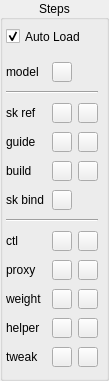
    <widget class="QGroupBox" name="groupBox_3">
     <property name="geometry">
      <rect>
       <x>115</x>
       <y>62</y>
       <width>109</width>
       <height>381</height>
      </rect>
     </property>
     <property name="title">
      <string>Steps</string>
     </property>
     <property name="alignment">
      <set>Qt::AlignCenter</set>
     </property>
     <property name="flat">
      <bool>true</bool>
     </property>
     <widget class="QCheckBox" name="loadLatest_CB">
      <property name="geometry">
       <rect>
        <x>6</x>
        <y>28</y>
        <width>91</width>
        <height>17</height>
       </rect>
      </property>
      <property name="toolTip">
       <string>Left</string>
      </property>
      <property name="text">
       <string>Auto Load</string>
      </property>
      <property name="checked">
       <bool>true</bool>
      </property>
     </widget>
     <widget class="QWidget" name="verticalLayoutWidget_3">
      <property name="geometry">
       <rect>
        <x>0</x>
        <y>50</y>
        <width>101</width>
        <height>331</height>
       </rect>
      </property>
      <layout class="QVBoxLayout" name="verticalLayout_3">
       <property name="spacing">
        <number>1</number>
       </property>
       <property name="leftMargin">
        <number>6</number>
       </property>
       <property name="rightMargin">
        <number>3</number>
       </property>
       <item>
        <layout class="QHBoxLayout" name="model_LO">
         <property name="spacing">
          <number>6</number>
         </property>
         <property name="sizeConstraint">
          <enum>QLayout::SetDefaultConstraint</enum>
         </property>
         <property name="leftMargin">
          <number>0</number>
         </property>
         <property name="topMargin">
          <number>4</number>
         </property>
         <property name="rightMargin">
          <number>0</number>
         </property>
         <property name="bottomMargin">
          <number>0</number>
         </property>
         <item>
          <widget class="QLabel" name="label_11">
           <property name="minimumSize">
            <size>
             <width>30</width>
             <height>0</height>
            </size>
           </property>
           <property name="maximumSize">
            <size>
             <width>9999</width>
             <height>16777215</height>
            </size>
           </property>
           <property name="text">
            <string>model</string>
           </property>
          </widget>
         </item>
         <item>
          <widget class="QPushButton" name="loadModel_BN">
           <property name="enabled">
            <bool>true</bool>
           </property>
           <property name="minimumSize">
            <size>
             <width>0</width>
             <height>0</height>
            </size>
           </property>
           <property name="maximumSize">
            <size>
             <width>20</width>
             <height>20</height>
            </size>
           </property>
           <property name="font">
            <font>
             <family>Segoe UI</family>
             <pointsize>8</pointsize>
             <weight>50</weight>
             <bold>false</bold>
            </font>
           </property>
           <property name="toolTip">
            <string>Load Model</string>
           </property>
           <property name="styleSheet">
            <string notr="true"/>
           </property>
           <property name="text">
            <string/>
           </property>
          </widget>
         </item>
         <item>
          <widget class="QLabel" name="label_18">
           <property name="minimumSize">
            <size>
             <width>0</width>
             <height>0</height>
            </size>
           </property>
           <property name="maximumSize">
            <size>
             <width>20</width>
             <height>20</height>
            </size>
           </property>
           <property name="text">
            <string/>
           </property>
           <property name="alignment">
            <set>Qt::AlignCenter</set>
           </property>
          </widget>
         </item>
        </layout>
       </item>
       <item>
        <widget class="Line" name="line_2">
         <property name="sizePolicy">
          <sizepolicy hsizetype="Minimum" vsizetype="Fixed">
           <horstretch>0</horstretch>
           <verstretch>0</verstretch>
          </sizepolicy>
         </property>
         <property name="maximumSize">
          <size>
           <width>16777215</width>
           <height>16777215</height>
          </size>
         </property>
         <property name="orientation">
          <enum>Qt::Horizontal</enum>
         </property>
        </widget>
       </item>
       <item>
        <layout class="QHBoxLayout" name="model_LO_6">
         <property name="spacing">
          <number>6</number>
         </property>
         <property name="sizeConstraint">
          <enum>QLayout::SetDefaultConstraint</enum>
         </property>
         <property name="leftMargin">
          <number>0</number>
         </property>
         <property name="topMargin">
          <number>0</number>
         </property>
         <property name="rightMargin">
          <number>0</number>
         </property>
         <property name="bottomMargin">
          <number>0</number>
         </property>
         <item>
          <widget class="QLabel" name="label_17">
           <property name="minimumSize">
            <size>
             <width>30</width>
             <height>0</height>
            </size>
           </property>
           <property name="maximumSize">
            <size>
             <width>9999</width>
             <height>16777215</height>
            </size>
           </property>
           <property name="text">
            <string>sk ref</string>
           </property>
          </widget>
         </item>
         <item>
          <widget class="QPushButton" name="loadRef_BN">
           <property name="minimumSize">
            <size>
             <width>0</width>
             <height>0</height>
            </size>
           </property>
           <property name="maximumSize">
            <size>
             <width>20</width>
             <height>20</height>
            </size>
           </property>
           <property name="font">
            <font>
             <family>Segoe UI</family>
             <pointsize>8</pointsize>
             <weight>50</weight>
             <bold>false</bold>
             <kerning>true</kerning>
            </font>
           </property>
           <property name="toolTip">
            <string>Load skeleton reference</string>
           </property>
           <property name="layoutDirection">
            <enum>Qt::LeftToRight</enum>
           </property>
           <property name="text">
            <string/>
           </property>
           <property name="flat">
            <bool>false</bool>
           </property>
          </widget>
         </item>
         <item>
          <widget class="QPushButton" name="saveRef_BN">
           <property name="minimumSize">
            <size>
             <width>0</width>
             <height>0</height>
            </size>
           </property>
           <property name="maximumSize">
            <size>
             <width>20</width>
             <height>20</height>
            </size>
           </property>
           <property name="font">
            <font>
             <family>Segoe UI</family>
             <pointsize>8</pointsize>
             <weight>50</weight>
             <bold>false</bold>
            </font>
           </property>
           <property name="toolTip">
            <string>Save skeleton reference</string>
           </property>
           <property name="text">
            <string/>
           </property>
          </widget>
         </item>
        </layout>
       </item>
       <item>
        <layout class="QHBoxLayout" name="model_LO_2">
         <property name="spacing">
          <number>6</number>
         </property>
         <property name="sizeConstraint">
          <enum>QLayout::SetDefaultConstraint</enum>
         </property>
         <property name="leftMargin">
          <number>0</number>
         </property>
         <property name="topMargin">
          <number>0</number>
         </property>
         <property name="rightMargin">
          <number>0</number>
         </property>
         <property name="bottomMargin">
          <number>0</number>
         </property>
         <item>
          <widget class="QLabel" name="label_14">
           <property name="minimumSize">
            <size>
             <width>30</width>
             <height>0</height>
            </size>
           </property>
           <property name="maximumSize">
            <size>
             <width>9999</width>
             <height>16777215</height>
            </size>
           </property>
           <property name="text">
            <string>guide</string>
           </property>
          </widget>
         </item>
         <item>
          <widget class="QPushButton" name="loadTemplate_BN">
           <property name="minimumSize">
            <size>
             <width>0</width>
             <height>0</height>
            </size>
           </property>
           <property name="maximumSize">
            <size>
             <width>20</width>
             <height>20</height>
            </size>
           </property>
           <property name="font">
            <font>
             <family>Segoe UI</family>
             <pointsize>8</pointsize>
             <weight>50</weight>
             <bold>false</bold>
             <kerning>true</kerning>
            </font>
           </property>
           <property name="toolTip">
            <string>Load Guide Template</string>
           </property>
           <property name="layoutDirection">
            <enum>Qt::LeftToRight</enum>
           </property>
           <property name="text">
            <string/>
           </property>
           <property name="flat">
            <bool>false</bool>
           </property>
          </widget>
         </item>
         <item>
          <widget class="QPushButton" name="saveTemplate_BN">
           <property name="minimumSize">
            <size>
             <width>0</width>
             <height>0</height>
            </size>
           </property>
           <property name="maximumSize">
            <size>
             <width>20</width>
             <height>20</height>
            </size>
           </property>
           <property name="font">
            <font>
             <family>Segoe UI</family>
             <pointsize>8</pointsize>
             <weight>50</weight>
             <bold>false</bold>
            </font>
           </property>
           <property name="toolTip">
            <string>Save Guide Template</string>
           </property>
           <property name="text">
            <string/>
           </property>
          </widget>
         </item>
        </layout>
       </item>
       <item>
        <layout class="QHBoxLayout" name="model_LO_3">
         <property name="spacing">
          <number>6</number>
         </property>
         <property name="sizeConstraint">
          <enum>QLayout::SetDefaultConstraint</enum>
         </property>
         <property name="leftMargin">
          <number>0</number>
         </property>
         <property name="topMargin">
          <number>0</number>
         </property>
         <property name="rightMargin">
          <number>0</number>
         </property>
         <property name="bottomMargin">
          <number>0</number>
         </property>
         <item>
          <widget class="QLabel" name="label_13">
           <property name="minimumSize">
            <size>
             <width>30</width>
             <height>0</height>
            </size>
           </property>
           <property name="maximumSize">
            <size>
             <width>9999</width>
             <height>16777215</height>
            </size>
           </property>
           <property name="text">
            <string>build</string>
           </property>
          </widget>
         </item>
         <item>
          <widget class="QPushButton" name="buildAll_BN">
           <property name="minimumSize">
            <size>
             <width>0</width>
             <height>0</height>
            </size>
           </property>
           <property name="maximumSize">
            <size>
             <width>20</width>
             <height>20</height>
            </size>
           </property>
           <property name="font">
            <font>
             <family>Segoe UI</family>
             <pointsize>8</pointsize>
             <weight>50</weight>
             <bold>false</bold>
             <kerning>true</kerning>
            </font>
           </property>
           <property name="toolTip">
            <string>Run Rig Build</string>
           </property>
           <property name="layoutDirection">
            <enum>Qt::LeftToRight</enum>
           </property>
           <property name="styleSheet">
            <string notr="true"/>
           </property>
           <property name="text">
            <string/>
           </property>
           <property name="flat">
            <bool>false</bool>
           </property>
          </widget>
         </item>
         <item>
          <widget class="QPushButton" name="unbuildAll_BN">
           <property name="minimumSize">
            <size>
             <width>0</width>
             <height>0</height>
            </size>
           </property>
           <property name="maximumSize">
            <size>
             <width>20</width>
             <height>20</height>
            </size>
           </property>
           <property name="font">
            <font>
             <family>Segoe UI</family>
             <pointsize>8</pointsize>
             <weight>50</weight>
             <bold>false</bold>
             <kerning>true</kerning>
            </font>
           </property>
           <property name="toolTip">
            <string>Un-Build Rig</string>
           </property>
           <property name="layoutDirection">
            <enum>Qt::LeftToRight</enum>
           </property>
           <property name="styleSheet">
            <string notr="true"/>
           </property>
           <property name="text">
            <string/>
           </property>
           <property name="flat">
            <bool>false</bool>
           </property>
          </widget>
         </item>
        </layout>
       </item>
       <item>
        <layout class="QHBoxLayout" name="model_LO_11">
         <property name="spacing">
          <number>6</number>
         </property>
         <property name="sizeConstraint">
          <enum>QLayout::SetDefaultConstraint</enum>
         </property>
         <property name="leftMargin">
          <number>0</number>
         </property>
         <property name="topMargin">
          <number>0</number>
         </property>
         <property name="rightMargin">
          <number>0</number>
         </property>
         <property name="bottomMargin">
          <number>0</number>
         </property>
         <item>
          <widget class="QLabel" name="label_19">
           <property name="minimumSize">
            <size>
             <width>30</width>
             <height>0</height>
            </size>
           </property>
           <property name="maximumSize">
            <size>
             <width>9999</width>
             <height>16777215</height>
            </size>
           </property>
           <property name="text">
            <string>sk bind</string>
           </property>
          </widget>
         </item>
         <item>
          <widget class="QPushButton" name="boneAutoBind_BN">
           <property name="enabled">
            <bool>true</bool>
           </property>
           <property name="minimumSize">
            <size>
             <width>0</width>
             <height>0</height>
            </size>
           </property>
           <property name="maximumSize">
            <size>
             <width>20</width>
             <height>20</height>
            </size>
           </property>
           <property name="font">
            <font>
             <family>Segoe UI</family>
             <pointsize>8</pointsize>
             <weight>50</weight>
             <bold>false</bold>
            </font>
           </property>
           <property name="toolTip">
            <string>Run Auto Bind Skeleton</string>
           </property>
           <property name="styleSheet">
            <string notr="true"/>
           </property>
           <property name="text">
            <string/>
           </property>
          </widget>
         </item>
         <item>
          <widget class="QLabel" name="label_26">
           <property name="minimumSize">
            <size>
             <width>0</width>
             <height>0</height>
            </size>
           </property>
           <property name="maximumSize">
            <size>
             <width>20</width>
             <height>20</height>
            </size>
           </property>
           <property name="text">
            <string/>
           </property>
           <property name="alignment">
            <set>Qt::AlignCenter</set>
           </property>
          </widget>
         </item>
        </layout>
       </item>
       <item>
        <widget class="Line" name="line_3">
         <property name="orientation">
          <enum>Qt::Horizontal</enum>
         </property>
        </widget>
       </item>
       <item>
        <layout class="QHBoxLayout" name="model_LO_4">
         <property name="spacing">
          <number>6</number>
         </property>
         <property name="sizeConstraint">
          <enum>QLayout::SetDefaultConstraint</enum>
         </property>
         <property name="leftMargin">
          <number>0</number>
         </property>
         <property name="topMargin">
          <number>0</number>
         </property>
         <property name="rightMargin">
          <number>0</number>
         </property>
         <property name="bottomMargin">
          <number>0</number>
         </property>
         <item>
          <widget class="QLabel" name="label_15">
           <property name="minimumSize">
            <size>
             <width>30</width>
             <height>0</height>
            </size>
           </property>
           <property name="maximumSize">
            <size>
             <width>9999</width>
             <height>16777215</height>
            </size>
           </property>
           <property name="text">
            <string>ctl</string>
           </property>
          </widget>
         </item>
         <item>
          <widget class="QPushButton" name="loadCtl_BN">
           <property name="enabled">
            <bool>true</bool>
           </property>
           <property name="minimumSize">
            <size>
             <width>0</width>
             <height>0</height>
            </size>
           </property>
           <property name="maximumSize">
            <size>
             <width>20</width>
             <height>20</height>
            </size>
           </property>
           <property name="font">
            <font>
             <family>Segoe UI</family>
             <pointsize>8</pointsize>
             <weight>50</weight>
             <bold>false</bold>
            </font>
           </property>
           <property name="toolTip">
            <string>Load Control</string>
           </property>
           <property name="styleSheet">
            <string notr="true"/>
           </property>
           <property name="text">
            <string/>
           </property>
          </widget>
         </item>
         <item>
          <widget class="QPushButton" name="saveCtl_BN">
           <property name="enabled">
            <bool>true</bool>
           </property>
           <property name="minimumSize">
            <size>
             <width>0</width>
             <height>0</height>
            </size>
           </property>
           <property name="maximumSize">
            <size>
             <width>20</width>
             <height>20</height>
            </size>
           </property>
           <property name="font">
            <font>
             <family>Segoe UI</family>
             <pointsize>8</pointsize>
             <weight>50</weight>
             <bold>false</bold>
            </font>
           </property>
           <property name="toolTip">
            <string>Save Control</string>
           </property>
           <property name="styleSheet">
            <string notr="true"/>
           </property>
           <property name="text">
            <string/>
           </property>
          </widget>
         </item>
        </layout>
       </item>
       <item>
        <layout class="QHBoxLayout" name="model_LO_10">
         <property name="spacing">
          <number>6</number>
         </property>
         <property name="sizeConstraint">
          <enum>QLayout::SetDefaultConstraint</enum>
         </property>
         <property name="leftMargin">
          <number>0</number>
         </property>
         <property name="topMargin">
          <number>0</number>
         </property>
         <property name="rightMargin">
          <number>0</number>
         </property>
         <property name="bottomMargin">
          <number>0</number>
         </property>
         <item>
          <widget class="QLabel" name="label_16">
           <property name="minimumSize">
            <size>
             <width>30</width>
             <height>0</height>
            </size>
           </property>
           <property name="maximumSize">
            <size>
             <width>9999</width>
             <height>16777215</height>
            </size>
           </property>
           <property name="text">
            <string>proxy</string>
           </property>
          </widget>
         </item>
         <item>
          <widget class="QPushButton" name="loadProxy_BN">
           <property name="enabled">
            <bool>true</bool>
           </property>
           <property name="minimumSize">
            <size>
             <width>0</width>
             <height>0</height>
            </size>
           </property>
           <property name="maximumSize">
            <size>
             <width>20</width>
             <height>20</height>
            </size>
           </property>
           <property name="font">
            <font>
             <family>Segoe UI</family>
             <pointsize>8</pointsize>
             <weight>50</weight>
             <bold>false</bold>
            </font>
           </property>
           <property name="toolTip">
            <string>Load Proxy</string>
           </property>
           <property name="styleSheet">
            <string notr="true"/>
           </property>
           <property name="text">
            <string/>
           </property>
          </widget>
         </item>
         <item>
          <widget class="QPushButton" name="saveProxy_BN">
           <property name="enabled">
            <bool>true</bool>
           </property>
           <property name="minimumSize">
            <size>
             <width>0</width>
             <height>0</height>
            </size>
           </property>
           <property name="maximumSize">
            <size>
             <width>20</width>
             <height>20</height>
            </size>
           </property>
           <property name="font">
            <font>
             <family>Segoe UI</family>
             <pointsize>8</pointsize>
             <weight>50</weight>
             <bold>false</bold>
            </font>
           </property>
           <property name="toolTip">
            <string>Save Proxy</string>
           </property>
           <property name="styleSheet">
            <string notr="true"/>
           </property>
           <property name="text">
            <string/>
           </property>
          </widget>
         </item>
        </layout>
       </item>
       <item>
        <layout class="QHBoxLayout" name="model_LO_9">
         <property name="spacing">
          <number>6</number>
         </property>
         <property name="sizeConstraint">
          <enum>QLayout::SetDefaultConstraint</enum>
         </property>
         <property name="leftMargin">
          <number>0</number>
         </property>
         <property name="topMargin">
          <number>0</number>
         </property>
         <property name="rightMargin">
          <number>0</number>
         </property>
         <property name="bottomMargin">
          <number>0</number>
         </property>
         <item>
          <widget class="QLabel" name="label_12">
           <property name="minimumSize">
            <size>
             <width>30</width>
             <height>0</height>
            </size>
           </property>
           <property name="maximumSize">
            <size>
             <width>9999</width>
             <height>16777215</height>
            </size>
           </property>
           <property name="text">
            <string>weight</string>
           </property>
          </widget>
         </item>
         <item>
          <widget class="QPushButton" name="loadWeight_BN">
           <property name="enabled">
            <bool>true</bool>
           </property>
           <property name="minimumSize">
            <size>
             <width>0</width>
             <height>0</height>
            </size>
           </property>
           <property name="maximumSize">
            <size>
             <width>20</width>
             <height>20</height>
            </size>
           </property>
           <property name="font">
            <font>
             <family>Segoe UI</family>
             <pointsize>8</pointsize>
             <weight>50</weight>
             <bold>false</bold>
            </font>
           </property>
           <property name="toolTip">
            <string>Load Weight</string>
           </property>
           <property name="styleSheet">
            <string notr="true"/>
           </property>
           <property name="text">
            <string/>
           </property>
          </widget>
         </item>
         <item>
          <widget class="QPushButton" name="saveWeight_BN">
           <property name="enabled">
            <bool>true</bool>
           </property>
           <property name="minimumSize">
            <size>
             <width>0</width>
             <height>0</height>
            </size>
           </property>
           <property name="maximumSize">
            <size>
             <width>20</width>
             <height>20</height>
            </size>
           </property>
           <property name="font">
            <font>
             <family>Segoe UI</family>
             <pointsize>8</pointsize>
             <weight>50</weight>
             <bold>false</bold>
            </font>
           </property>
           <property name="toolTip">
            <string>Save Weight</string>
           </property>
           <property name="styleSheet">
            <string notr="true"/>
           </property>
           <property name="text">
            <string/>
           </property>
          </widget>
         </item>
        </layout>
       </item>
       <item>
        <layout class="QHBoxLayout" name="model_LO_12">
         <property name="spacing">
          <number>6</number>
         </property>
         <property name="sizeConstraint">
          <enum>QLayout::SetDefaultConstraint</enum>
         </property>
         <property name="leftMargin">
          <number>0</number>
         </property>
         <property name="topMargin">
          <number>0</number>
         </property>
         <property name="rightMargin">
          <number>0</number>
         </property>
         <property name="bottomMargin">
          <number>0</number>
         </property>
         <item>
          <widget class="QLabel" name="label_20">
           <property name="minimumSize">
            <size>
             <width>30</width>
             <height>0</height>
            </size>
           </property>
           <property name="maximumSize">
            <size>
             <width>9999</width>
             <height>16777215</height>
            </size>
           </property>
           <property name="text">
            <string>helper</string>
           </property>
          </widget>
         </item>
         <item>
          <widget class="QPushButton" name="loadHlp_BN">
           <property name="enabled">
            <bool>true</bool>
           </property>
           <property name="minimumSize">
            <size>
             <width>0</width>
             <height>0</height>
            </size>
           </property>
           <property name="maximumSize">
            <size>
             <width>20</width>
             <height>20</height>
            </size>
           </property>
           <property name="font">
            <font>
             <family>Segoe UI</family>
             <pointsize>8</pointsize>
             <weight>50</weight>
             <bold>false</bold>
            </font>
           </property>
           <property name="toolTip">
            <string>Load Helper</string>
           </property>
           <property name="styleSheet">
            <string notr="true"/>
           </property>
           <property name="text">
            <string/>
           </property>
          </widget>
         </item>
         <item>
          <widget class="QPushButton" name="saveHlp_BN">
           <property name="enabled">
            <bool>true</bool>
           </property>
           <property name="minimumSize">
            <size>
             <width>0</width>
             <height>0</height>
            </size>
           </property>
           <property name="maximumSize">
            <size>
             <width>20</width>
             <height>20</height>
            </size>
           </property>
           <property name="font">
            <font>
             <family>Segoe UI</family>
             <pointsize>8</pointsize>
             <weight>50</weight>
             <bold>false</bold>
            </font>
           </property>
           <property name="toolTip">
            <string>Save Helper</string>
           </property>
           <property name="styleSheet">
            <string notr="true"/>
           </property>
           <property name="text">
            <string/>
           </property>
          </widget>
         </item>
        </layout>
       </item>
       <item>
        <layout class="QHBoxLayout" name="model_LO_13">
         <property name="spacing">
          <number>6</number>
         </property>
         <property name="sizeConstraint">
          <enum>QLayout::SetDefaultConstraint</enum>
         </property>
         <property name="leftMargin">
          <number>0</number>
         </property>
         <property name="topMargin">
          <number>0</number>
         </property>
         <property name="rightMargin">
          <number>0</number>
         </property>
         <property name="bottomMargin">
          <number>0</number>
         </property>
         <item>
          <widget class="QLabel" name="label_21">
           <property name="minimumSize">
            <size>
             <width>30</width>
             <height>0</height>
            </size>
           </property>
           <property name="maximumSize">
            <size>
             <width>9999</width>
             <height>16777215</height>
            </size>
           </property>
           <property name="text">
            <string>tweak</string>
           </property>
          </widget>
         </item>
         <item>
          <widget class="QPushButton" name="loadTwk_BN">
           <property name="enabled">
            <bool>true</bool>
           </property>
           <property name="minimumSize">
            <size>
             <width>0</width>
             <height>0</height>
            </size>
           </property>
           <property name="maximumSize">
            <size>
             <width>20</width>
             <height>20</height>
            </size>
           </property>
           <property name="font">
            <font>
             <family>Segoe UI</family>
             <pointsize>8</pointsize>
             <weight>50</weight>
             <bold>false</bold>
            </font>
           </property>
           <property name="toolTip">
            <string>Load Helper</string>
           </property>
           <property name="styleSheet">
            <string notr="true"/>
           </property>
           <property name="text">
            <string/>
           </property>
          </widget>
         </item>
         <item>
          <widget class="QPushButton" name="saveTwk_BN">
           <property name="enabled">
            <bool>true</bool>
           </property>
           <property name="minimumSize">
            <size>
             <width>0</width>
             <height>0</height>
            </size>
           </property>
           <property name="maximumSize">
            <size>
             <width>20</width>
             <height>20</height>
            </size>
           </property>
           <property name="font">
            <font>
             <family>Segoe UI</family>
             <pointsize>8</pointsize>
             <weight>50</weight>
             <bold>false</bold>
            </font>
           </property>
           <property name="toolTip">
            <string>Save Helper</string>
           </property>
           <property name="styleSheet">
            <string notr="true"/>
           </property>
           <property name="text">
            <string/>
           </property>
          </widget>
         </item>
        </layout>
       </item>
      </layout>
     </widget>
    </widget>
